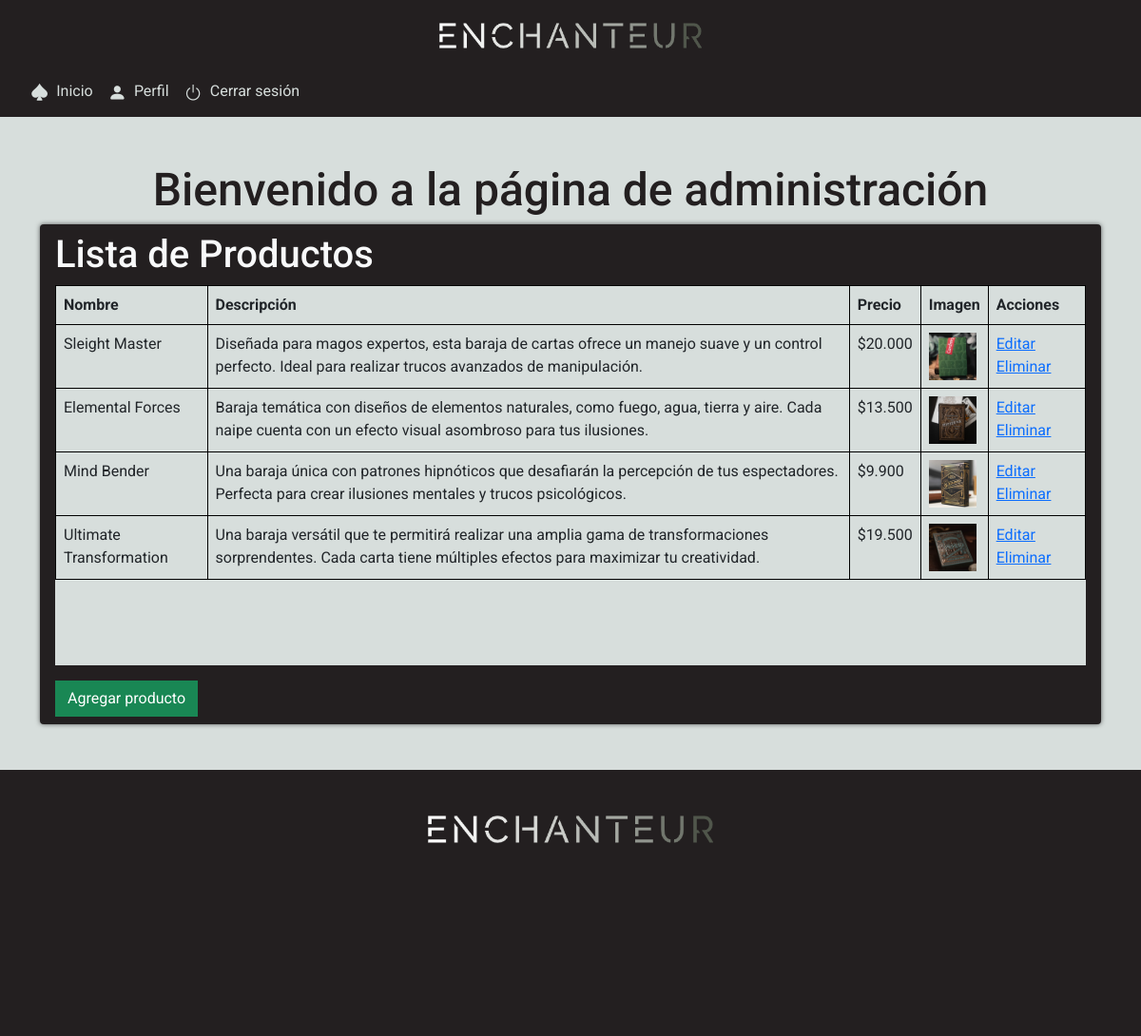
Page /manageView/ on the committed database.
### store/models.py (models this page shows, shortened)
class Product(models.Model):
    name = models.CharField(max_length = 200, null=True)
    description = models.CharField(max_length = 200, null=True)
    price = models.IntegerField()
    image = models.ImageField(null=True, blank=True)

### store/views.py (the view)
# urls.py: path('manageView/', views.manageView, name="manageView"),
def manageView(request):
    products = Product.objects.all()
    context = {'products': products,}
    return render(request, 'store/manageView.html', context)

### store/templates/store/manageView.html (shortened to what this page needs)
{% load static %}
{% load humanize %}
<!DOCTYPE html>
<html lang="es">
<head>
    <link rel="stylesheet" href="{% static 'assets/css/reset.css' %}" />
    <link rel="stylesheet" href="{% static 'assets/css/normalize.css' %}" />
    <link rel="stylesheet" href="https://cdn.jsdelivr.net/npm/bootstrap-icons@1.10.4/font/bootstrap-icons.css">
    <link rel="stylesheet" href="{% static 'assets/css/style.css' %}" />
    <link rel="stylesheet" href="{% static 'assets/css/pages/products/products-main.css' %}">
    <link rel="stylesheet" href="{% static 'assets/css/custom.css' %}">
    <link rel="stylesheet" href="{% static 'assets/css/elements/buttons.css' %}">
    <link rel="stylesheet" href="{% static 'assets/css/header.css' %}">
    <link rel="stylesheet" href="{% static 'assets/css/nav/navbar.css' %}">
    <link rel="stylesheet" href="{% static 'assets/css/nav/offcanvasNavbar.css' %}">
    <link rel="stylesheet" href="{% static 'assets/css/footer/footer.css' %}">
    <link rel="stylesheet" href="{% static 'assets/css/typography/title.css' %}">
    <link rel="stylesheet" href="{% static 'assets/css/typography/lead.css' %}">
</head>
<body>
    <header>
        <a class="logo container-fluid justify-content-center  d-flex py-2" href="{% url 'home' %}">
            <img class="img-fluid" src="{% static 'assets/img/enchanteur-full-logo.png' %}" alt="Logo de Enchanteur">
        </a>
    </header>
    <nav class="navbar navbar-expand-lg navbar-dark" id="navbar-top">
        <div class="container-fluid px-lg-4">
            <div class="nav-shop me-1">
                <ul class="nav-shop navbar-nav flex-row gap-3 gap-lg-0">
                    <li class="nav-item">
                        <a class="nav-link d-flex gap-2" href="{% url 'manageView' %}"><i class="bs bs bi-suit-spade-fill"></i>
                            <span class="d-lg-flex">Inicio</span></a>
                    </li>
                    <li class="nav-item">
                        <a class="nav-link d-flex gap-2" href="{% url 'login' %}"><i class="bs bi-person-fill"></i>
                            <span class="d-lg-flex">Perfil</span></a>
                    </li>
                    <li class="nav-item">
                        <a class="nav-link d-flex gap-2" href="{% url 'login' %}"><i class="bi bi-power"></i>
                            <span class="d-lg-flex">Cerrar sesión</span></a>
                    </li>
                </ul>
            </div>
        </div>
    </nav>
    <div class="bg-products py-5">
        <div class="container ">
            <div class="row">
                <div class="col-12">
                    {% block encabezado %}
                    <h1 class="text-center title-dark">
                        Bienvenido a la página de administración
                    </h1>
                    {% endblock encabezado %}
                </div>
            </div>
        </div>
        {% block content %}
        <div class="container">
            <div class="row">
                <div class="col-12">
                    <div class="box-element">
                        <h1 class="text-light">Lista de Productos</h1>
                        <div class="table-container mb-3">
                            <table class="table table-bordered m-0">
                                <thead>
                                    <tr>
                                        <th>Nombre</th>
                                        <th>Descripción</th>
                                        <th>Precio</th>
                                        <th>Imagen</th>
                                        <th>Acciones</th>
                                    </tr>
                                </thead>
                                <tbody>
                                    {% for product in products %}
                                    <tr>
                                        <td>{{product.name}}</td>
                                        <td>{{product.description}}</td>
                                        <td>${{product.price|intcomma}}</td>
                                        <td><img src="{{product.image.url}}" alt="{{ producto.nombre }}" height="50">
                                        </td>
                                        <td>
                                            <a class="" href="{% url 'editProduct' pk=product.pk %}">Editar</a>
                                            <a class="" href="{% url 'deleteProduct' pk=product.pk %}">Eliminar</a>
                                    </tr>
                                    {% endfor %}
                                </tbody>
                            </table>
                        </div>
                        <a class="btn btn-success btn-block" href="{% url 'addProduct' %}">Agregar producto</a>
                    </div>
                </div>
            </div>
        </div>
    </div>
    {% endblock content %}
    <footer>
        <div class="container-fluid p-5">
            <div class="navbar-brand logo-footer d-flex justify-content-center mb-5">
                <img class="img-fluid" src="{% static 'assets/img/enchanteur-full-logo.png' %}" alt="Logo" width="300">
            </div>
        </div>
    </footer>
</body>
</html>

### static/assets/css/pages/products/products-main.css (style rules this page uses)
.box-element { background-color: var(--bg-color-primary); border-radius: 4px; padding: 0.5rem 1rem; box-shadow: 0 0 5px 0 rgba(0,0,0,0.6); }
.btn { border-radius: 0; }
.bg-products { width: 100%; background-color: var(--bg-color-secondary); }

### static/assets/css/custom.css (style rules this page uses)
* { --bg-color-primary: #231f20; --bg-color-secondary: #d7dedc; --bg-color-tertiary: #1a1818; --text-color-primary: #d7dedc; --text-color-secondary: #231f20; --text-color-tertiary: #ad6a6c; --text-color-accent: #f2f2f2; font-family: "roboto", sans-serif; }
body { background-color: var(--bg-color-primary); }
.table-container { height: 400px; overflow: auto; background-color: var(--bg-color-secondary); }
.table-container table { border: 1px solid #000; }

### static/assets/css/header.css (style rules this page uses)
header { background-color: var(--bg-color-primary); padding: 1rem 0; }
.logo { max-width: 200px; }
@media (min-width: 768px) { .logo { max-width: 25%; } }

### static/assets/css/nav/navbar.css (style rules this page uses)
.navbar { padding: 0.1rem 0 0.1rem 0; background-color: var(--bg-color-primary); top: 20; }
.nav-item a { color: var(--text-color-primary); }
.nav-shop i { font-size: 1.2rem; }

### static/assets/css/footer/footer.css (style rules this page uses)
footer .container-fluid { min-height: 35vh; background-color: var(--bg-color-primary); }

### static/assets/css/typography/title.css (style rules this page uses)
.title-dark { color: var(--text-color-secondary); font-size: 2.5rem; }
@media screen and (min-width: 768px) { .title-light, .title-dark { font-size: 3rem; } }

### rows in the picture
Product: name "Sleight Master", description "Diseñada para magos expertos, esta baraja de cartas ofrece un manejo suave y un control perfecto. Ideal para realizar trucos avanzados de manipulación.", price "20.000", image (picture)
Product: name "Elemental Forces", description "Baraja temática con diseños de elementos naturales, como fuego, agua, tierra y aire. Cada naipe cuenta con un efecto visual asombroso para tus ilusiones.", price "13.500", image (picture)
Product: name "Mind Bender", description "Una baraja única con patrones hipnóticos que desafiarán la percepción de tus espectadores. Perfecta para crear ilusiones mentales y trucos psicológicos.", price "9.900", image (picture)
Product: name "Ultimate Transformation", description "Una baraja versátil que te permitirá realizar una amplia gama de transformaciones sorprendentes. Cada carta tiene múltiples efectos para maximizar tu creatividad.", price "19.500", image (picture)
